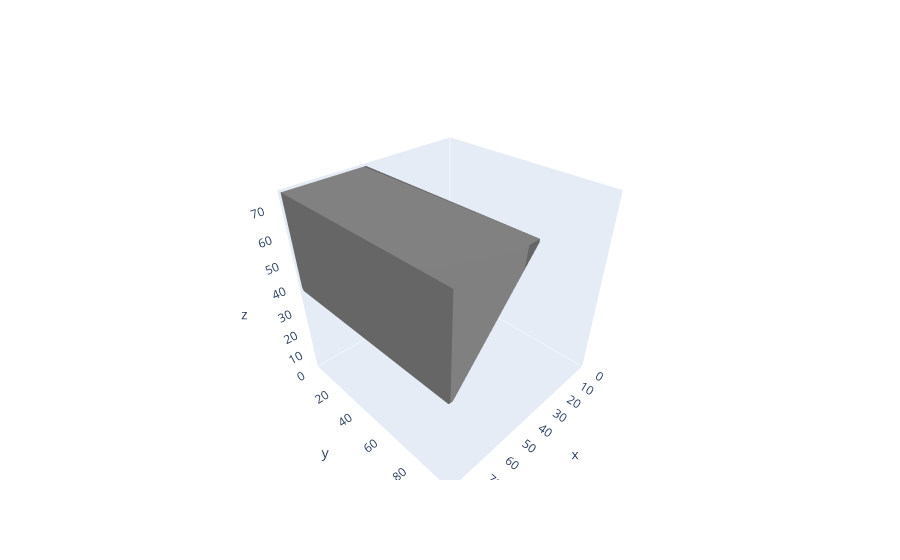

Notebook code for this chart:
### Code cell
test_unavailable_space(car_model, data, 0.5, 1)

### Figure 1 — Plotly figure (JSON) as saved in the notebook; plotly's stock layout.template omitted (floating-point values rounded to 4 significant figures; data arrays with more than 128 entries replaced by an {"elided": "..."} marker saying what was removed)
{"data": [{"alphahull": 0, "flatshading": true, "hoverinfo": "name", "name": "article1", "opacity": 0.5, "type": "mesh3d", "x": [0, 0, 10, 10, 0, 0, 10, 10], "y": [0, 15, 15, 0, 0, 15, 15, 0], "z": [0, 0, 0, 0, 10, 10, 10, 10]}, {"alphahull": 0, "flatshading": true, "hoverinfo": "name", "name": "article2", "opacity": 0.5, "type": "mesh3d", "x": [10, 10, 15, 15, 10, 10, 15, 15], "y": [0, 10, 10, 0, 0, 10, 10, 0], "z": [0, 0, 0, 0, 5, 5, 5, 5]}, {"alphahull": 0, "color": "grey", "flatshading": true, "type": "mesh3d", "x": {"elided": "4040 int values"}, "y": {"elided": "4040 int values"}, "z": {"elided": "4040 int values"}}], "layout": {"scene": {"aspectmode": "cube", "aspectratio": {"x": 1, "y": 1, "z": 1}, "xaxis": {"range": [0, 83], "showgrid": false, "showspikes": false, "type": "linear"}, "yaxis": {"range": [0, 100], "showgrid": false, "showspikes": false, "type": "linear"}, "zaxis": {"range": [0, 75], "showgrid": false, "showspikes": false, "type": "linear"}}}}
